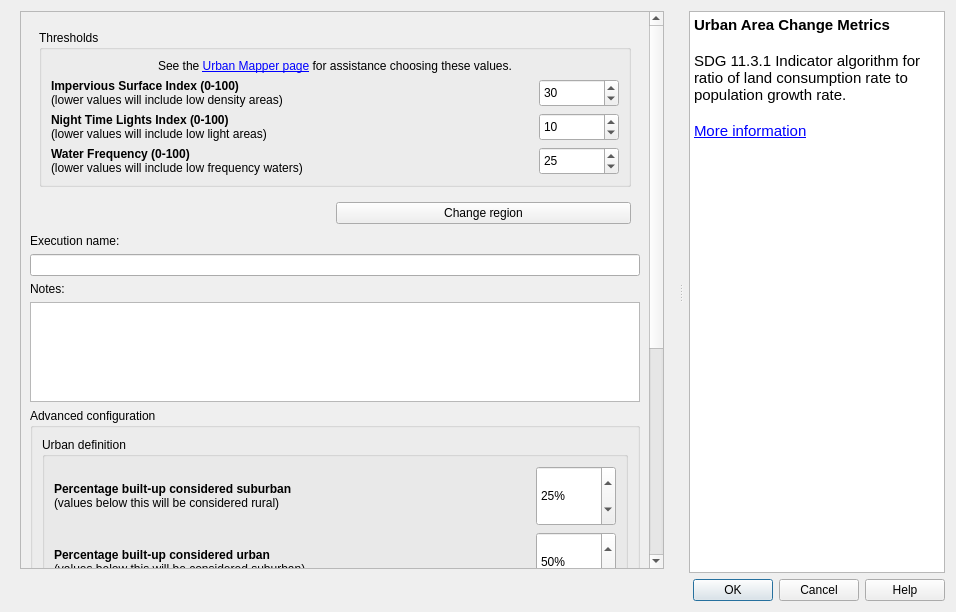
<?xml version="1.0" encoding="UTF-8"?>
<ui version="4.0">
 <class>DlgCalculateUrbanData</class>
 <widget class="QDialog" name="DlgCalculateUrbanData">
  <property name="geometry">
   <rect>
    <x>0</x>
    <y>0</y>
    <width>956</width>
    <height>612</height>
   </rect>
  </property>
  <property name="sizePolicy">
   <sizepolicy hsizetype="Fixed" vsizetype="Fixed">
    <horstretch>0</horstretch>
    <verstretch>0</verstretch>
   </sizepolicy>
  </property>
  <property name="windowTitle">
   <string>Urban Area Change Metrics | Urban Change and Land Consumption</string>
  </property>
  <layout class="QVBoxLayout" name="verticalLayout">
   <item>
    <widget class="QSplitter" name="splitter">
     <property name="orientation">
      <enum>Qt::Horizontal</enum>
     </property>
     <property name="handleWidth">
      <number>16</number>
     </property>
     <widget class="QFrame" name="configurations">
      <property name="sizePolicy">
       <sizepolicy hsizetype="Expanding" vsizetype="Expanding">
        <horstretch>2</horstretch>
        <verstretch>0</verstretch>
       </sizepolicy>
      </property>
      <property name="frameShape">
       <enum>QFrame::NoFrame</enum>
      </property>
      <property name="frameShadow">
       <enum>QFrame::Raised</enum>
      </property>
      <layout class="QVBoxLayout" name="verticalLayout_3">
       <property name="leftMargin">
        <number>9</number>
       </property>
       <property name="topMargin">
        <number>0</number>
       </property>
       <property name="rightMargin">
        <number>9</number>
       </property>
       <property name="bottomMargin">
        <number>4</number>
       </property>
       <item>
        <widget class="QScrollArea" name="scrollArea">
         <property name="widgetResizable">
          <bool>true</bool>
         </property>
         <widget class="QWidget" name="scrollAreaWidgetContents">
          <property name="geometry">
           <rect>
            <x>0</x>
            <y>0</y>
            <width>629</width>
            <height>605</height>
           </rect>
          </property>
          <layout class="QVBoxLayout" name="verticalLayout_5">
           <item>
            <widget class="QFrame" name="setup_frame">
             <property name="frameShape">
              <enum>QFrame::NoFrame</enum>
             </property>
             <property name="frameShadow">
              <enum>QFrame::Raised</enum>
             </property>
             <layout class="QVBoxLayout" name="verticalLayout_2">
              <item>
               <widget class="QGroupBox" name="groupBox">
                <property name="sizePolicy">
                 <sizepolicy hsizetype="Preferred" vsizetype="Minimum">
                  <horstretch>0</horstretch>
                  <verstretch>0</verstretch>
                 </sizepolicy>
                </property>
                <property name="title">
                 <string>Thresholds</string>
                </property>
                <layout class="QGridLayout" name="gridLayout">
                 <item row="2" column="2">
                  <widget class="QSpinBox" name="spinBox_isi_thr">
                   <property name="sizePolicy">
                    <sizepolicy hsizetype="Minimum" vsizetype="Minimum">
                     <horstretch>0</horstretch>
                     <verstretch>0</verstretch>
                    </sizepolicy>
                   </property>
                   <property name="maximumSize">
                    <size>
                     <width>80</width>
                     <height>16777215</height>
                    </size>
                   </property>
                   <property name="maximum">
                    <number>100</number>
                   </property>
                   <property name="value">
                    <number>30</number>
                   </property>
                  </widget>
                 </item>
                 <item row="2" column="0" colspan="2">
                  <widget class="QLabel" name="label">
                   <property name="text">
                    <string>&lt;b&gt;Impervious Surface Index (0-100)&lt;/b&gt;&lt;br&gt;
(lower values will include low density areas)</string>
                   </property>
                   <property name="wordWrap">
                    <bool>true</bool>
                   </property>
                  </widget>
                 </item>
                 <item row="4" column="2">
                  <widget class="QSpinBox" name="spinBox_ntl_thr">
                   <property name="sizePolicy">
                    <sizepolicy hsizetype="Minimum" vsizetype="Minimum">
                     <horstretch>0</horstretch>
                     <verstretch>0</verstretch>
                    </sizepolicy>
                   </property>
                   <property name="maximumSize">
                    <size>
                     <width>80</width>
                     <height>16777215</height>
                    </size>
                   </property>
                   <property name="maximum">
                    <number>100</number>
                   </property>
                   <property name="value">
                    <number>10</number>
                   </property>
                  </widget>
                 </item>
                 <item row="4" column="0" colspan="2">
                  <widget class="QLabel" name="label_2">
                   <property name="text">
                    <string>&lt;b&gt;Night Time Lights Index (0-100)&lt;/b&gt;&lt;br&gt;
(lower values will include low light areas)</string>
                   </property>
                   <property name="wordWrap">
                    <bool>true</bool>
                   </property>
                  </widget>
                 </item>
                 <item row="6" column="0" colspan="2">
                  <widget class="QLabel" name="label_3">
                   <property name="text">
                    <string>&lt;b&gt;Water Frequency (0-100)&lt;/b&gt;&lt;br&gt;
(lower values will include low frequency waters)</string>
                   </property>
                   <property name="wordWrap">
                    <bool>true</bool>
                   </property>
                  </widget>
                 </item>
                 <item row="6" column="2">
                  <widget class="QSpinBox" name="spinBox_wat_thr">
                   <property name="sizePolicy">
                    <sizepolicy hsizetype="Minimum" vsizetype="Minimum">
                     <horstretch>0</horstretch>
                     <verstretch>0</verstretch>
                    </sizepolicy>
                   </property>
                   <property name="maximumSize">
                    <size>
                     <width>80</width>
                     <height>16777215</height>
                    </size>
                   </property>
                   <property name="maximum">
                    <number>100</number>
                   </property>
                   <property name="value">
                    <number>25</number>
                   </property>
                  </widget>
                 </item>
                 <item row="1" column="0" colspan="3">
                  <widget class="QLabel" name="label_4">
                   <property name="sizePolicy">
                    <sizepolicy hsizetype="Preferred" vsizetype="Minimum">
                     <horstretch>0</horstretch>
                     <verstretch>0</verstretch>
                    </sizepolicy>
                   </property>
                   <property name="minimumSize">
                    <size>
                     <width>0</width>
                     <height>0</height>
                    </size>
                   </property>
                   <property name="text">
                    <string>&lt;html&gt;&lt;head/&gt;&lt;body&gt;&lt;p align=&quot;center&quot;&gt;&lt;span style=&quot; font-size:9pt;&quot;&gt;See the &lt;/span&gt;&lt;a href=&quot;https://geflanddegradation.users.earthengine.app/view/trendsearth-urban-mapper&quot;&gt;&lt;span style=&quot; font-size:9pt; text-decoration: underline; color:#0000ff;&quot;&gt;Urban Mapper page&lt;/span&gt;&lt;/a&gt;&lt;span style=&quot; font-size:9pt;&quot;&gt; for assistance choosing these values.&lt;/span&gt;&lt;/p&gt;&lt;/body&gt;&lt;/html&gt;</string>
                   </property>
                   <property name="wordWrap">
                    <bool>true</bool>
                   </property>
                   <property name="openExternalLinks">
                    <bool>true</bool>
                   </property>
                  </widget>
                 </item>
                </layout>
               </widget>
              </item>
             </layout>
            </widget>
           </item>
           <item>
            <layout class="QHBoxLayout" name="horizontalLayout">
             <property name="leftMargin">
              <number>5</number>
             </property>
             <property name="rightMargin">
              <number>9</number>
             </property>
             <property name="bottomMargin">
              <number>4</number>
             </property>
             <item>
              <widget class="QLabel" name="region_la">
               <property name="toolTip">
                <string>The current selected region of interest</string>
               </property>
               <property name="text">
                <string/>
               </property>
               <property name="wordWrap">
                <bool>true</bool>
               </property>
              </widget>
             </item>
             <item>
              <widget class="QPushButton" name="region_button">
               <property name="toolTip">
                <string>&lt;html&gt;&lt;head/&gt;&lt;body&gt;&lt;p&gt;Opens settings dialog in order to change region of interest.&lt;/p&gt;&lt;/body&gt;&lt;/html&gt;</string>
               </property>
               <property name="text">
                <string>Change region</string>
               </property>
              </widget>
             </item>
            </layout>
           </item>
           <item>
            <widget class="QLabel" name="execution_name_la">
             <property name="text">
              <string>Execution name:</string>
             </property>
            </widget>
           </item>
           <item>
            <widget class="QLineEdit" name="execution_name_le">
             <property name="toolTip">
              <string>&lt;html&gt;&lt;head/&gt;&lt;body&gt;&lt;p&gt;Input for the name that will be assigned to the execution task, if not filled the algorithm name will be used as the task name.&lt;/p&gt;&lt;/body&gt;&lt;/html&gt;</string>
             </property>
            </widget>
           </item>
           <item>
            <widget class="QLabel" name="task_notes_la">
             <property name="text">
              <string>Notes:</string>
             </property>
            </widget>
           </item>
           <item>
            <widget class="QTextEdit" name="task_notes">
             <property name="sizePolicy">
              <sizepolicy hsizetype="Expanding" vsizetype="Minimum">
               <horstretch>0</horstretch>
               <verstretch>0</verstretch>
              </sizepolicy>
             </property>
             <property name="minimumSize">
              <size>
               <width>0</width>
               <height>0</height>
              </size>
             </property>
             <property name="maximumSize">
              <size>
               <width>16777215</width>
               <height>100</height>
              </size>
             </property>
             <property name="toolTip">
              <string>User notes associated with the executed task.</string>
             </property>
            </widget>
           </item>
           <item>
            <widget class="QgsCollapsibleGroupBox" name="advance_configurations">
             <property name="title">
              <string>Advanced configuration</string>
             </property>
             <property name="collapsed">
              <bool>true</bool>
             </property>
             <layout class="QVBoxLayout" name="verticalLayout_4">
              <item>
               <widget class="QGroupBox" name="groupBox_4">
                <property name="sizePolicy">
                 <sizepolicy hsizetype="Preferred" vsizetype="Minimum">
                  <horstretch>0</horstretch>
                  <verstretch>0</verstretch>
                 </sizepolicy>
                </property>
                <property name="title">
                 <string>Urban definition</string>
                </property>
                <layout class="QGridLayout" name="gridLayout_2">
                 <item row="2" column="0" colspan="3">
                  <widget class="QLabel" name="label_6">
                   <property name="text">
                    <string>&lt;b&gt;Percentage built-up considered urban&lt;/b&gt;&lt;br/&gt;
(values below this will be considered suburban)</string>
                   </property>
                   <property name="wordWrap">
                    <bool>true</bool>
                   </property>
                  </widget>
                 </item>
                 <item row="2" column="3">
                  <widget class="QSpinBox" name="spinBox_pct_urban">
                   <property name="sizePolicy">
                    <sizepolicy hsizetype="Minimum" vsizetype="Minimum">
                     <horstretch>0</horstretch>
                     <verstretch>0</verstretch>
                    </sizepolicy>
                   </property>
                   <property name="minimumSize">
                    <size>
                     <width>0</width>
                     <height>60</height>
                    </size>
                   </property>
                   <property name="maximumSize">
                    <size>
                     <width>80</width>
                     <height>16777215</height>
                    </size>
                   </property>
                   <property name="suffix">
                    <string>%</string>
                   </property>
                   <property name="maximum">
                    <number>100</number>
                   </property>
                   <property name="value">
                    <number>50</number>
                   </property>
                  </widget>
                 </item>
                 <item row="0" column="3" alignment="Qt::AlignVCenter">
                  <widget class="QSpinBox" name="spinBox_pct_suburban">
                   <property name="sizePolicy">
                    <sizepolicy hsizetype="Minimum" vsizetype="Minimum">
                     <horstretch>0</horstretch>
                     <verstretch>0</verstretch>
                    </sizepolicy>
                   </property>
                   <property name="minimumSize">
                    <size>
                     <width>0</width>
                     <height>60</height>
                    </size>
                   </property>
                   <property name="maximumSize">
                    <size>
                     <width>80</width>
                     <height>16777215</height>
                    </size>
                   </property>
                   <property name="suffix">
                    <string>%</string>
                   </property>
                   <property name="maximum">
                    <number>100</number>
                   </property>
                   <property name="value">
                    <number>25</number>
                   </property>
                  </widget>
                 </item>
                 <item row="0" column="0" colspan="3">
                  <widget class="QLabel" name="label_7">
                   <property name="text">
                    <string>&lt;html&gt;&lt;head/&gt;&lt;body&gt;&lt;p&gt;&lt;span style=&quot; font-weight:600;&quot;&gt;Percentage built-up considered suburban&lt;/span&gt;&lt;br/&gt;(values below this will be considered rural)&lt;/p&gt;&lt;/body&gt;&lt;/html&gt;</string>
                   </property>
                   <property name="wordWrap">
                    <bool>true</bool>
                   </property>
                  </widget>
                 </item>
                </layout>
               </widget>
              </item>
              <item>
               <widget class="QGroupBox" name="groupBox_2">
                <property name="sizePolicy">
                 <sizepolicy hsizetype="Preferred" vsizetype="Minimum">
                  <horstretch>0</horstretch>
                  <verstretch>0</verstretch>
                 </sizepolicy>
                </property>
                <property name="title">
                 <string>Open space definition</string>
                </property>
                <layout class="QHBoxLayout" name="horizontalLayout_3">
                 <item>
                  <widget class="QLabel" name="label_5">
                   <property name="text">
                    <string>&lt;html&gt;&lt;head/&gt;&lt;body&gt;&lt;p&gt;&lt;span style=&quot; font-weight:600;&quot;&gt;Area of largest captured open space (hectares)&lt;/span&gt;&lt;br/&gt;(continguous captured open space larger than this area will be considered rural)&lt;/p&gt;&lt;/body&gt;&lt;/html&gt;</string>
                   </property>
                   <property name="wordWrap">
                    <bool>true</bool>
                   </property>
                  </widget>
                 </item>
                 <item>
                  <widget class="QSpinBox" name="spinBox_cap_ope">
                   <property name="sizePolicy">
                    <sizepolicy hsizetype="Minimum" vsizetype="Fixed">
                     <horstretch>0</horstretch>
                     <verstretch>0</verstretch>
                    </sizepolicy>
                   </property>
                   <property name="minimumSize">
                    <size>
                     <width>0</width>
                     <height>60</height>
                    </size>
                   </property>
                   <property name="maximumSize">
                    <size>
                     <width>80</width>
                     <height>16777215</height>
                    </size>
                   </property>
                   <property name="maximum">
                    <number>1000000</number>
                   </property>
                   <property name="value">
                    <number>200</number>
                   </property>
                  </widget>
                 </item>
                </layout>
               </widget>
              </item>
              <item>
               <widget class="QGroupBox" name="groupBox_3">
                <property name="title">
                 <string>Population definition (Gridded Population of the World, v4)</string>
                </property>
                <layout class="QVBoxLayout" name="verticalLayout_6">
                 <item>
                  <widget class="QRadioButton" name="pop_unadjusted">
                   <property name="text">
                    <string>Population density consistent with national census and population registers</string>
                   </property>
                   <property name="checked">
                    <bool>true</bool>
                   </property>
                  </widget>
                 </item>
                 <item>
                  <widget class="QRadioButton" name="pop_adjusted">
                   <property name="text">
                    <string>Population density adjusted to match official UN population estimates</string>
                   </property>
                  </widget>
                 </item>
                </layout>
               </widget>
              </item>
             </layout>
            </widget>
           </item>
           <item>
            <spacer name="verticalSpacer">
             <property name="orientation">
              <enum>Qt::Vertical</enum>
             </property>
             <property name="sizeHint" stdset="0">
              <size>
               <width>20</width>
               <height>96</height>
              </size>
             </property>
            </spacer>
           </item>
          </layout>
         </widget>
        </widget>
       </item>
      </layout>
     </widget>
     <widget class="QTextBrowser" name="alg_help">
      <property name="sizePolicy">
       <sizepolicy hsizetype="Expanding" vsizetype="Expanding">
        <horstretch>0</horstretch>
        <verstretch>0</verstretch>
       </sizepolicy>
      </property>
      <property name="accessibleName">
       <string/>
      </property>
      <property name="html">
       <string>&lt;!DOCTYPE HTML PUBLIC &quot;-//W3C//DTD HTML 4.0//EN&quot; &quot;http://www.w3.org/TR/REC-html40/strict.dtd&quot;&gt;
&lt;html&gt;&lt;head&gt;&lt;meta name=&quot;qrichtext&quot; content=&quot;1&quot; /&gt;&lt;style type=&quot;text/css&quot;&gt;
p, li { white-space: pre-wrap; }
&lt;/style&gt;&lt;/head&gt;&lt;body style=&quot; font-family:'MS Shell Dlg 2'; font-size:12pt; font-weight:400; font-style:normal;&quot;&gt;
&lt;p style=&quot; margin-top:0px; margin-bottom:0px; margin-left:0px; margin-right:0px; -qt-block-indent:0; text-indent:0px;&quot;&gt;&lt;span style=&quot; font-family:'Ubuntu'; font-size:11pt; font-weight:600;&quot;&gt;Urban Area Change Metrics&lt;/span&gt;&lt;/p&gt;
&lt;p style=&quot;-qt-paragraph-type:empty; margin-top:0px; margin-bottom:0px; margin-left:0px; margin-right:0px; -qt-block-indent:0; text-indent:0px; font-family:'Ubuntu'; font-size:11pt; font-weight:600;&quot;&gt;&lt;br /&gt;&lt;/p&gt;
&lt;p style=&quot; margin-top:0px; margin-bottom:0px; margin-left:0px; margin-right:0px; -qt-block-indent:0; text-indent:0px;&quot;&gt;&lt;span style=&quot; font-family:'Ubuntu'; font-size:11pt;&quot;&gt;SDG 11.3.1 Indicator algorithm for ratio of land consumption rate to population growth rate.&lt;/span&gt;&lt;/p&gt;
&lt;p style=&quot;-qt-paragraph-type:empty; margin-top:0px; margin-bottom:0px; margin-left:0px; margin-right:0px; -qt-block-indent:0; text-indent:0px; font-family:'Ubuntu'; font-size:11pt;&quot;&gt;&lt;br /&gt;&lt;/p&gt;
&lt;p style=&quot; margin-top:0px; margin-bottom:0px; margin-left:0px; margin-right:0px; -qt-block-indent:0; text-indent:0px;&quot;&gt;&lt;a href=&quot;https://docs.trends.earth/en/latest/for_users/features/landconsumption.html&quot;&gt;&lt;span style=&quot; font-family:'Ubuntu'; font-size:11pt; text-decoration: underline; color:#0000ff;&quot;&gt;More information&lt;/span&gt;&lt;/a&gt;&lt;/p&gt;&lt;/body&gt;&lt;/html&gt;</string>
      </property>
      <property name="openExternalLinks">
       <bool>true</bool>
      </property>
      <property name="openLinks">
       <bool>true</bool>
      </property>
     </widget>
    </widget>
   </item>
   <item>
    <widget class="QDialogButtonBox" name="button_box">
     <property name="orientation">
      <enum>Qt::Horizontal</enum>
     </property>
     <property name="standardButtons">
      <set>QDialogButtonBox::Cancel|QDialogButtonBox::Help|QDialogButtonBox::Ok</set>
     </property>
    </widget>
   </item>
  </layout>
 </widget>
 <customwidgets>
  <customwidget>
   <class>QgsCollapsibleGroupBox</class>
   <extends>QGroupBox</extends>
   <header>qgscollapsiblegroupbox.h</header>
   <container>1</container>
  </customwidget>
 </customwidgets>
 <resources/>
 <connections>
  <connection>
   <sender>button_box</sender>
   <signal>accepted()</signal>
   <receiver>DlgCalculateUrbanData</receiver>
   <slot>accept()</slot>
   <hints>
    <hint type="sourcelabel">
     <x>454</x>
     <y>548</y>
    </hint>
    <hint type="destinationlabel">
     <x>416</x>
     <y>-21</y>
    </hint>
   </hints>
  </connection>
 </connections>
</ui>
